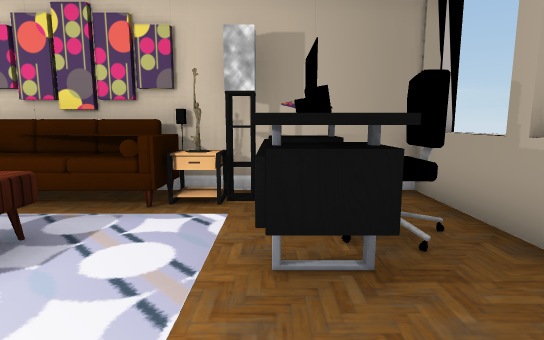
view 1 (above)

20 first-person views from a walk through a Unity game level. The camera is 1.2 m above the floor, tilts 8° down and sees 80° across. Doors are open. The floor is counted in squares, 1 m on a side. Each view is taken from the middle of a square. On the plan, view 1 faces up. The plan holds only what a view shows up to about 14 squares ahead; the rest is blank. The player is left out. Some surface patterns are stand-ins.

view 2
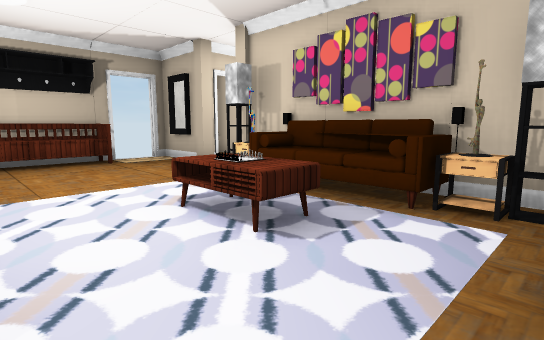

view 3
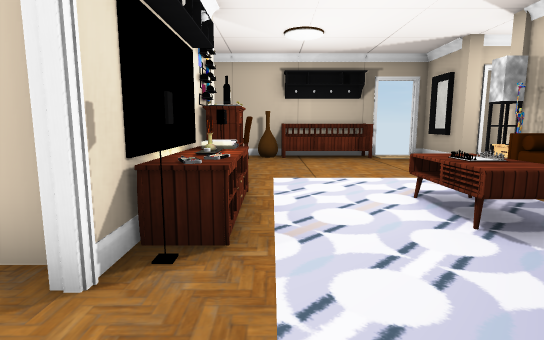

view 4
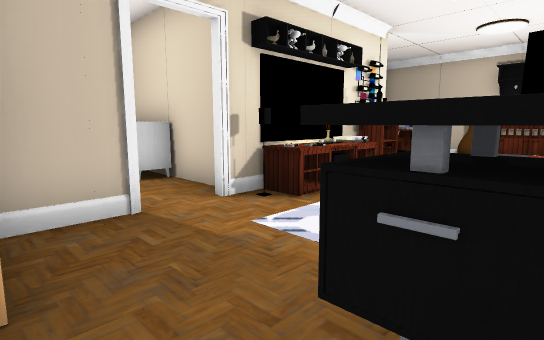

view 5
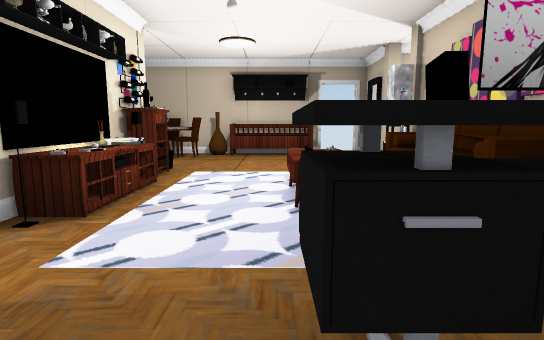

view 6
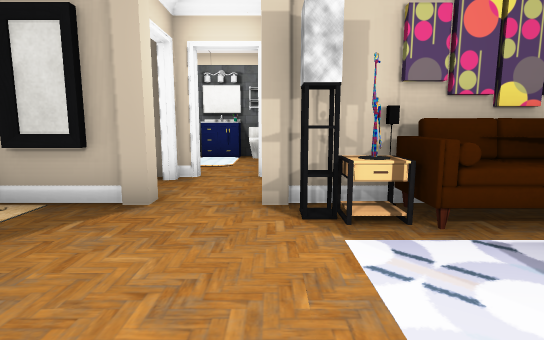

view 7
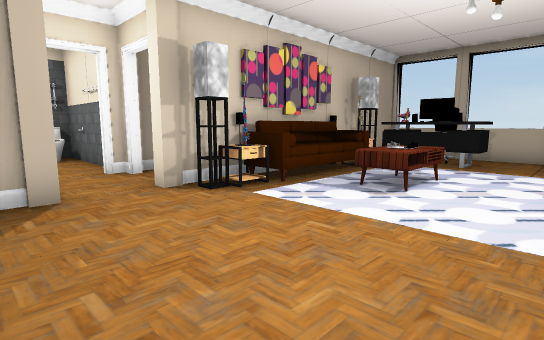

view 8
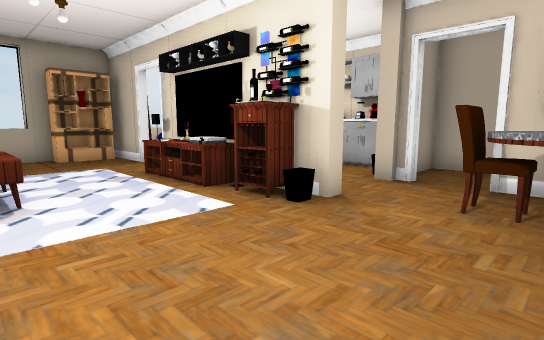

view 9
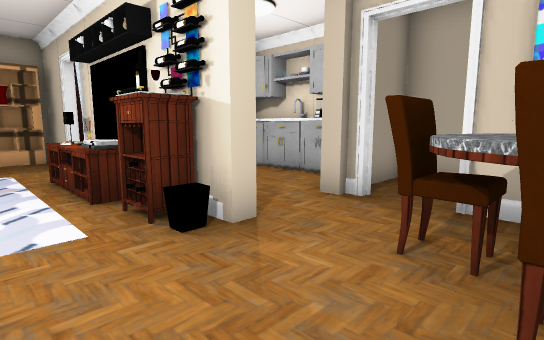

view 10
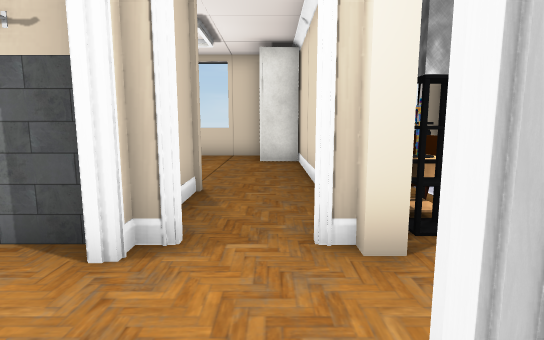

view 11
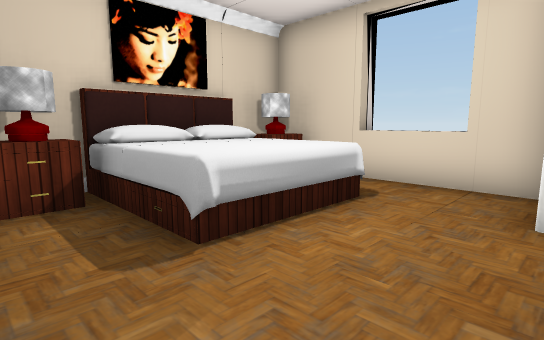

view 12
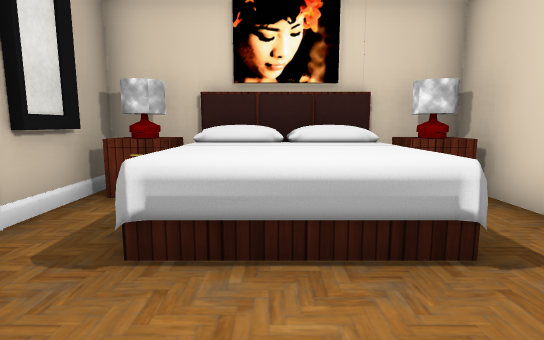

view 13
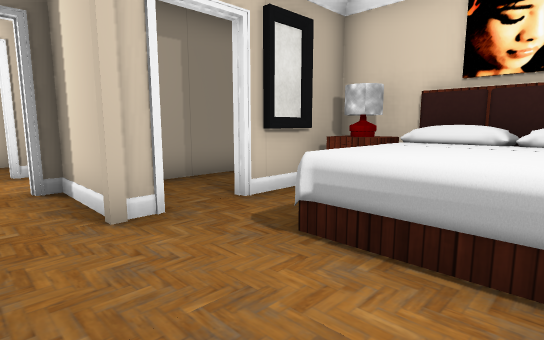

view 14
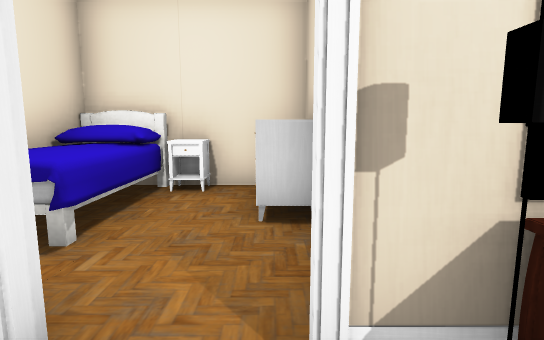

view 15
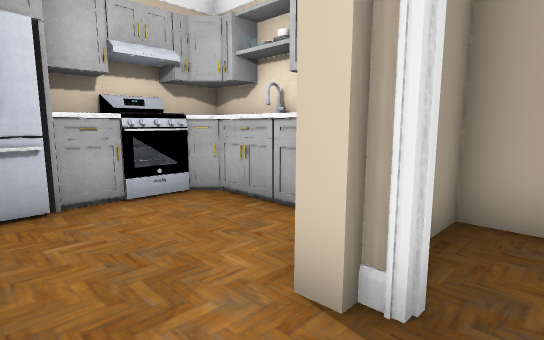

view 16
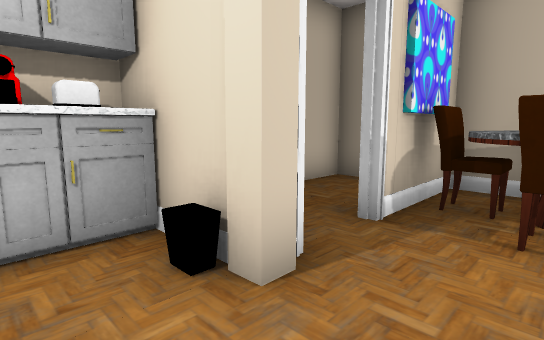

view 17
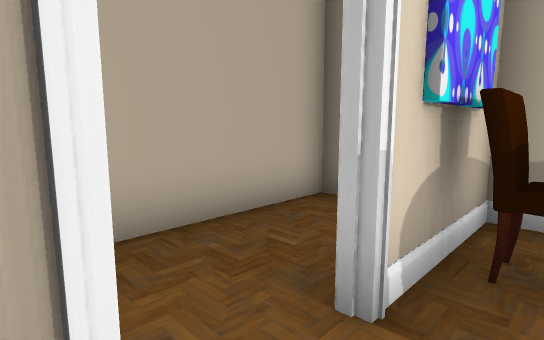

view 18
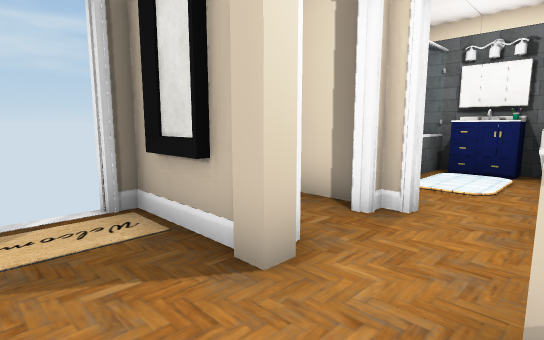

view 19
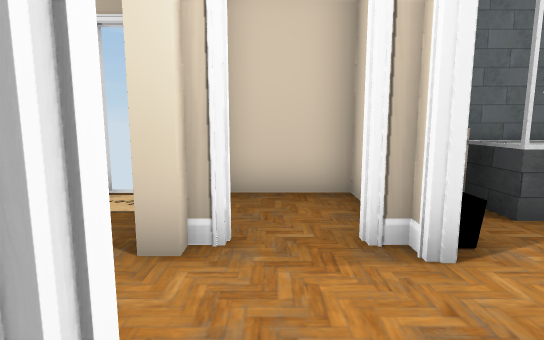

view 20
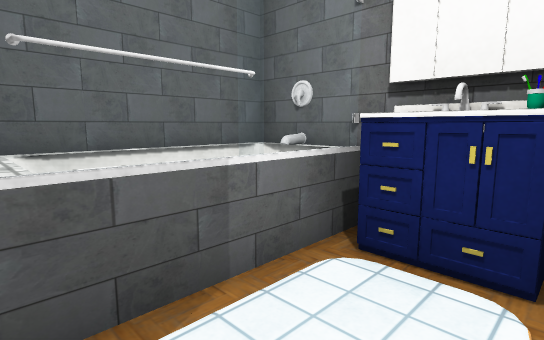

### Floor plan
Key: @ floor where view 1 was taken; # wall or solid block; . floor; D open door; = window, fence, low wall or low ledge; ^ raised ledge; S sofa; T table; C chair; M mirror; P pillar; B bench; H shelf; E bed; L closet; O other object.
Columns run from 12 left of view 1 to 3 right of it. Each row starts with its distance up from view 1.
 14   ####  ###  ###
 13 ###OO#  #TEEETO#
 12 #O=..#. #TEEETO#
 11 #O=..#..#.EEEE.#
 10 #O#..#..D.EEEE.^
  9 #O##D#..D......^
  8 ###DDD##P......#
  7 #..D.D.......LL#
  6 ##MP.P##########
  5 D.....TTSSTT#^.^
  4 D...........OCC^
  3 #B..... TT .OO.^
  2 #B..... TT .^..^
  1 #B.....    ....#
  0 #O..........@.H#
 -1 #TC...O#OTODD#H#
 -2 #CTC.P ..O#DD##
 -3 #TCT.....#O .EEE
 -4 ####DP...#OO.#E
 -5 #....##..##O.EE#
 -6 #....##O^##O^EE#
 -7 ################

Where each view was taken, in squares from view 1:
view 1: 0 up, 0 right, facing up
view 2: 0 up, 0 right, facing up-left
view 3: 0 up, 1 right, facing left
view 4: 3 up, 2 right, facing down-left
view 5: 2 up, 2 right, facing left
view 6: 1 up, 7 left, facing up
view 7: 0 up, 10 left, facing up-right
view 8: 3 up, 10 left, facing down-right
view 9: 1 up, 10 left, facing down-right
view 10: 7 up, 10 left, facing right
view 11: 7 up, 4 left, facing up-right
view 12: 7 up, 1 left, facing up
view 13: 7 up, 0 right, facing up-left
view 14: 0 up, 1 left, facing down
view 15: 2 down, 8 left, facing down-right
view 16: 2 down, 5 left, facing down-left
view 17: 3 down, 7 left, facing down-left
view 18: 4 up, 7 left, facing up-left
view 19: 7 up, 6 left, facing left
view 20: 10 up, 8 left, facing up-left
